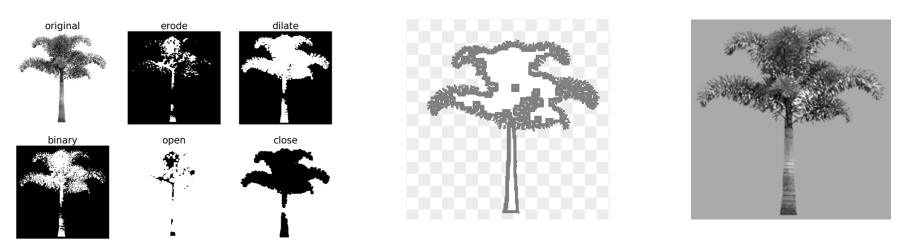
#> input picture img.png, 1810 x 496 px (shown at 1/2 size); its folder holds only this picture in this run
$ python pic_generate_mask.py
#> lines starting #> are read from the running program, lines starting #| are printed output that depends on the picture; after the words box and inside, x2 and y2 are one past the last pixel; in counts of white or black regions, pixels touching at a corner belong together
# python script
# -*- coding: utf-8
"""
@author: Wanru Li
@contact: wliwanru@gmail.com
@create: 2022/4/23-10:26
"""
import os
import glob
import numpy as np
import cv2
import matplotlib.pyplot as plt

def show(img):
    cv2.imshow('img', img)
    cv2.waitKey(0)
    cv2.destroyAllWindows()


# this should be the folder containing images to be processed
work_dir = r'C:\Users\PKU\Desktop\H\fmri_0921\Img_vault\FOB2023short'
os.chdir(work_dir)

new_folder = r'mask'
try:
    os.mkdir(new_folder)
except:
    print('new folder already exists! ')

pic_list = [f for f in glob.glob(r"*.png")]

resize_times = 2

for idx_pic_name in range(0, len(pic_list)):
    i_pic_name = pic_list[idx_pic_name]

    out_pic_name = i_pic_name[0:3]

    img = cv2.imread(i_pic_name)
#> img is the input picture: shape (496, 1810, 3); min 0, max 255, mean 202.2

    rows, cols, channels = img.shape
#> rows = 496; cols = 1810; channels = 3
    # 5 times large
    img_copy = np.copy(img)

    img = cv2.resize(img, (cols * resize_times, rows * resize_times), interpolation=cv2.INTER_CUBIC)
#> img: shape (992, 3620, 3)

    img_cvt = cv2.cvtColor(img, cv2.COLOR_BGR2GRAY)

    thresh = 128
    ret, thresh_img = cv2.threshold(img_cvt, thresh, 255, cv2.THRESH_BINARY)
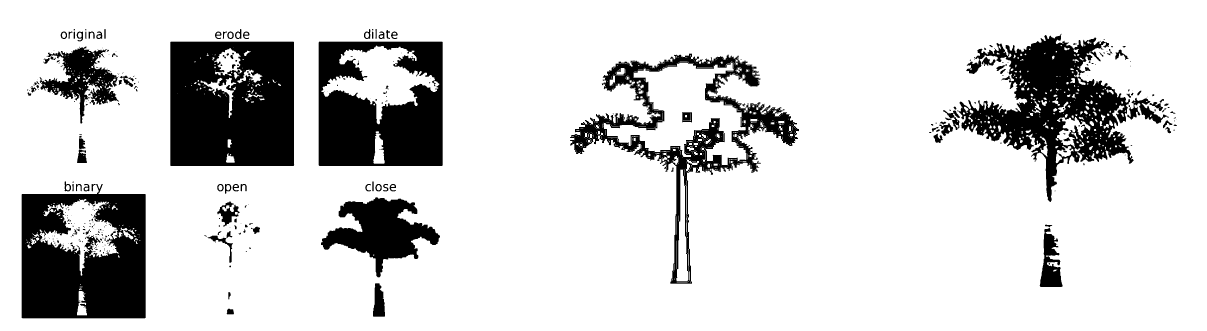
#> thresh_img: shape (992, 3620) (shown at 1/3 size); 82.9% white; 366 black regions (220 under 20 px), largest, box (x1, y1, x2, y2) and area: (511, 125, 883, 498) 128490, (65, 552, 437, 955) 113419, (2872, 101, 3401, 606) 103234
#> ret = 128

    mask = cv2.bitwise_not(thresh_img)
    mask_alpha = mask.copy()

    n_iters = 5
    kernel_dilated = np.ones((3, 3), np.uint8)
    dilated = cv2.dilate(mask, kernel=kernel_dilated, iterations=n_iters)
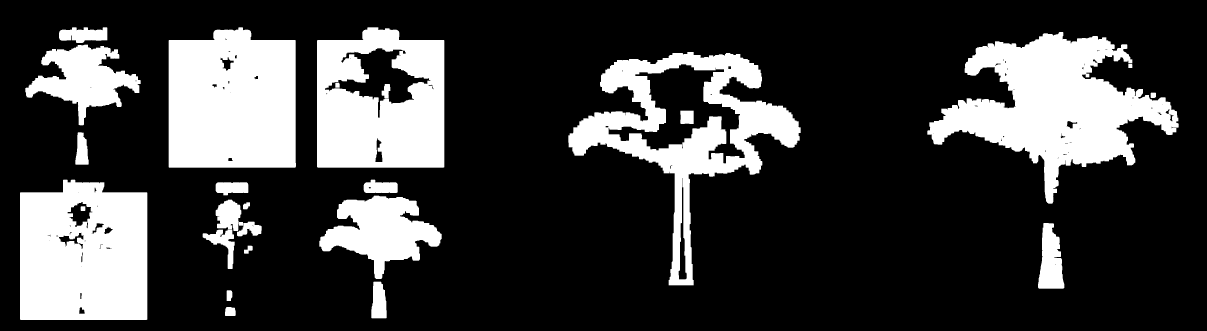
#> dilated: shape (992, 3620) (shown at 1/3 size); 23.7% white; 27 white regions, largest, box (x1, y1, x2, y2) and area: (2782, 96, 3536, 611) 169228, (506, 82, 888, 503) 148347, (60, 539, 442, 960) 144978
    kernel_eroded = np.ones((10, 10), np.uint8)
    eroded = cv2.erode(mask, kernel=kernel_eroded, iterations=n_iters)
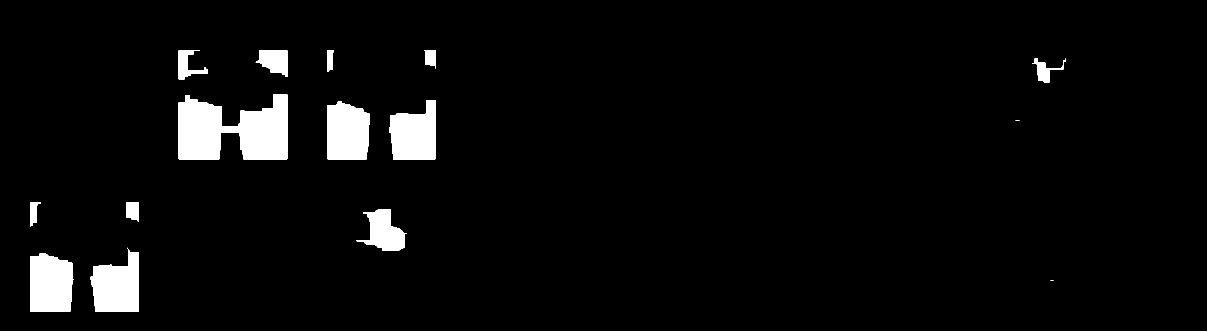
#> eroded: shape (992, 3620) (shown at 1/3 size); 4.2% white; 16 white regions (3 under 20 px), largest, box (x1, y1, x2, y2) and area: (536, 283, 862, 478) 45690, (90, 759, 220, 935) 20554, (272, 749, 417, 935) 20214


    kernel_morph = np.ones((20, 20), np.uint8)

    closing = cv2.morphologyEx(eroded, cv2.MORPH_CLOSE, kernel_morph)
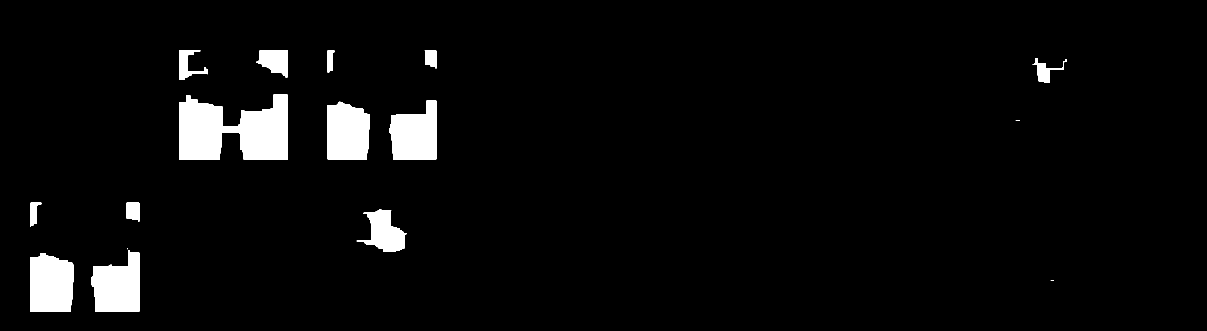
#> closing: shape (992, 3620) (shown at 1/3 size); 4.2% white; 16 white regions (3 under 20 px), largest, box (x1, y1, x2, y2) and area: (537, 284, 863, 479) 45690, (91, 760, 221, 936) 20554, (273, 750, 418, 936) 20214
    opening = cv2.morphologyEx(eroded, cv2.MORPH_OPEN, kernel_morph)
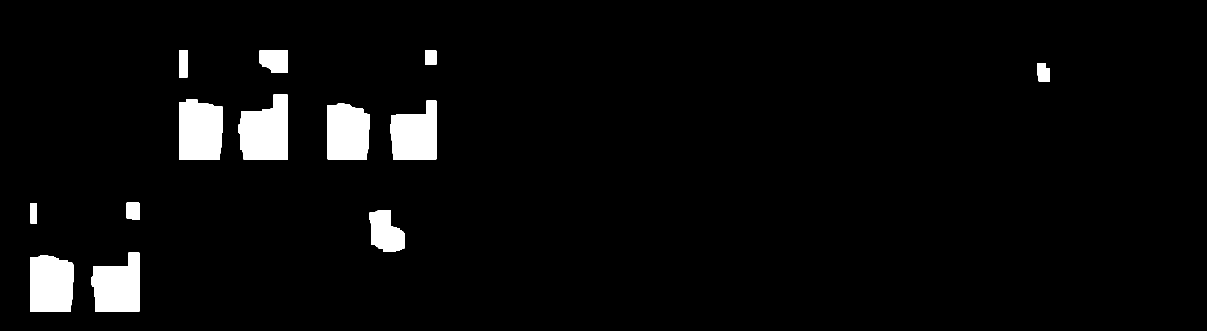
#> opening: shape (992, 3620) (shown at 1/3 size); 4.1% white; 13 white regions, largest, box (x1, y1, x2, y2) and area: (716, 284, 863, 479) 22802, (537, 299, 668, 479) 21785, (91, 765, 220, 936) 20473

    res = dilated.copy()
    res[((dilated == 255) & (closing == 0))] = 128
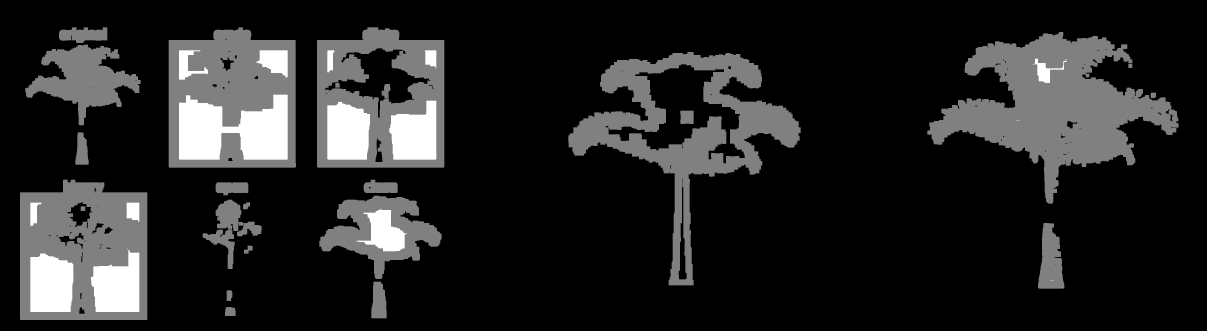
#> res: shape (992, 3620) (shown at 1/3 size); 19.44% of pixels changed, all inside (x1, y1, x2, y2) = (60, 82, 3536, 960)


    mask = cv2.cvtColor(res, cv2.COLOR_GRAY2RGB)
#> mask: shape (992, 3620, 3)
    if mask.max() < 255:
        print(i_pic_name+' max < 255! ')
        break
    b, g, r = cv2.split(mask)

    bgra = cv2.merge([b, g, r, mask_alpha])

    # bgra = cv2.resize(bgra, (cols, rows), interpolation=cv2.INTER_CUBIC)
    cv2.imwrite(fr'.\{new_folder}\{out_pic_name}_thresh{thresh}.png', bgra)

    cv2.imwrite(f'resized_{out_pic_name}.png', img)
